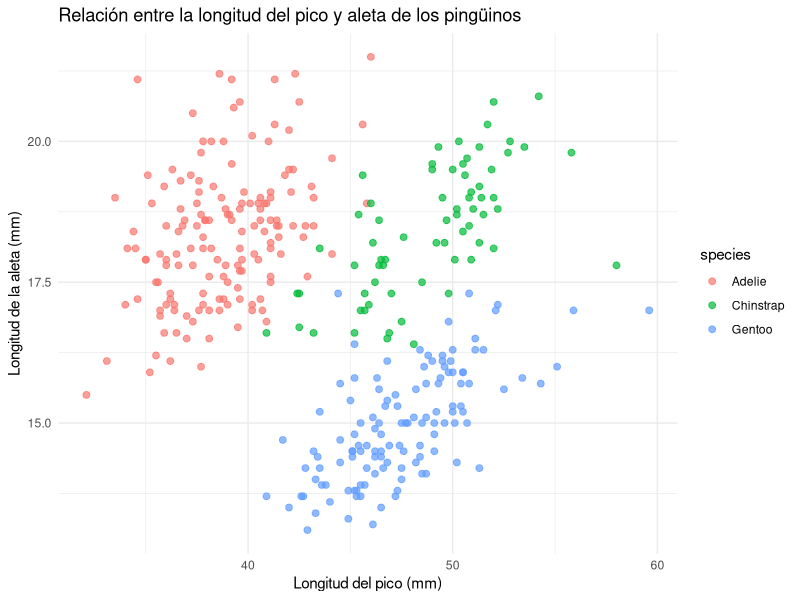
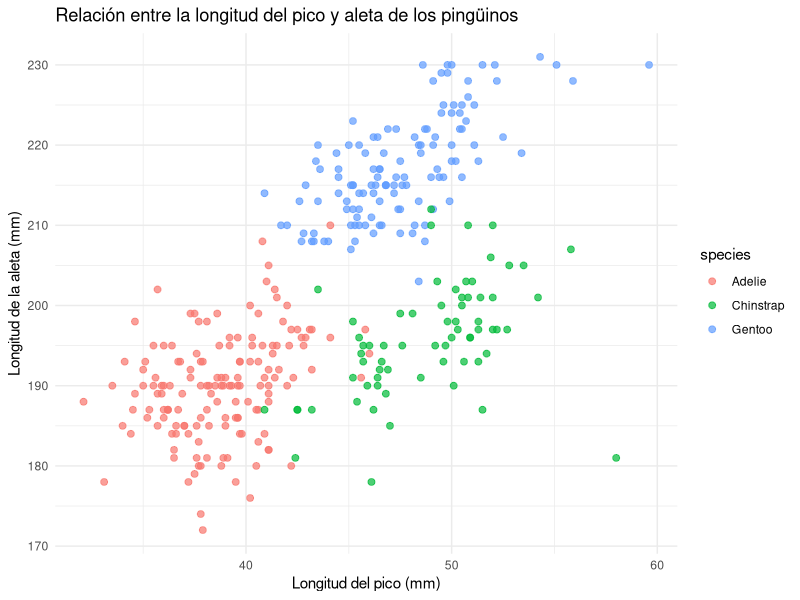
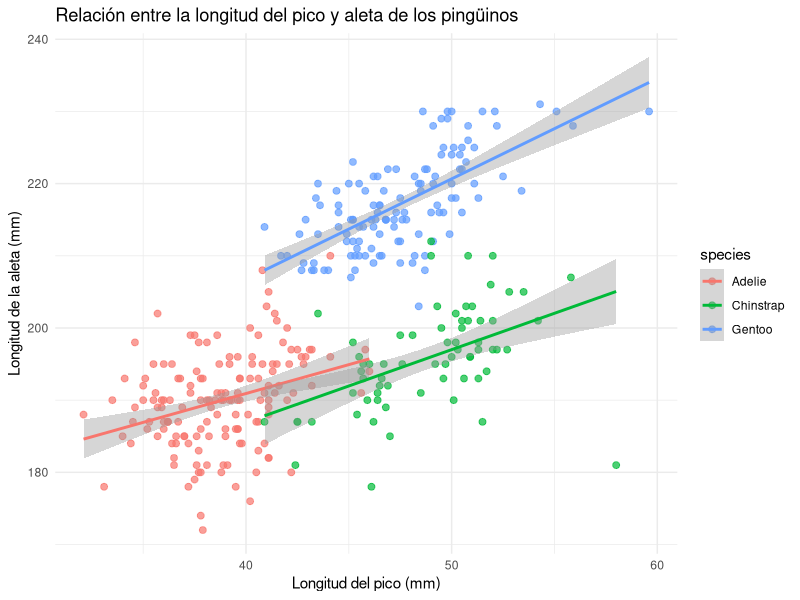
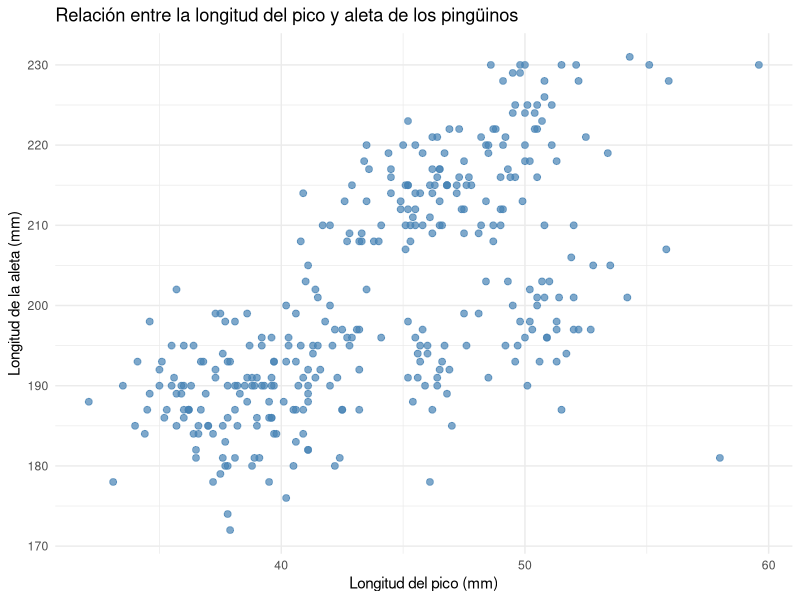
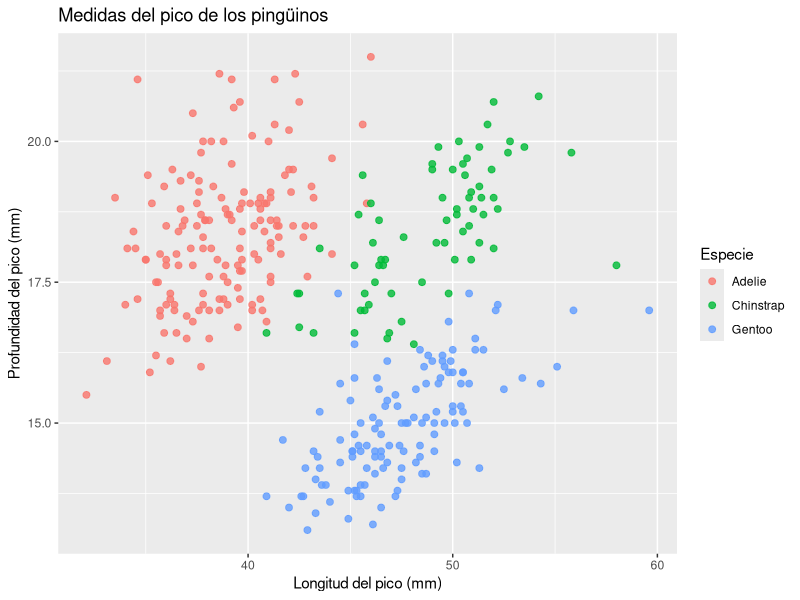
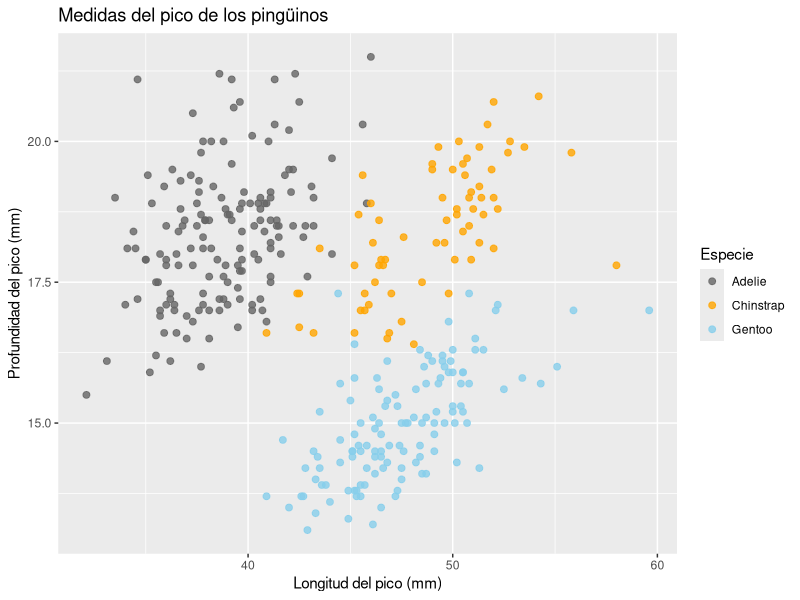
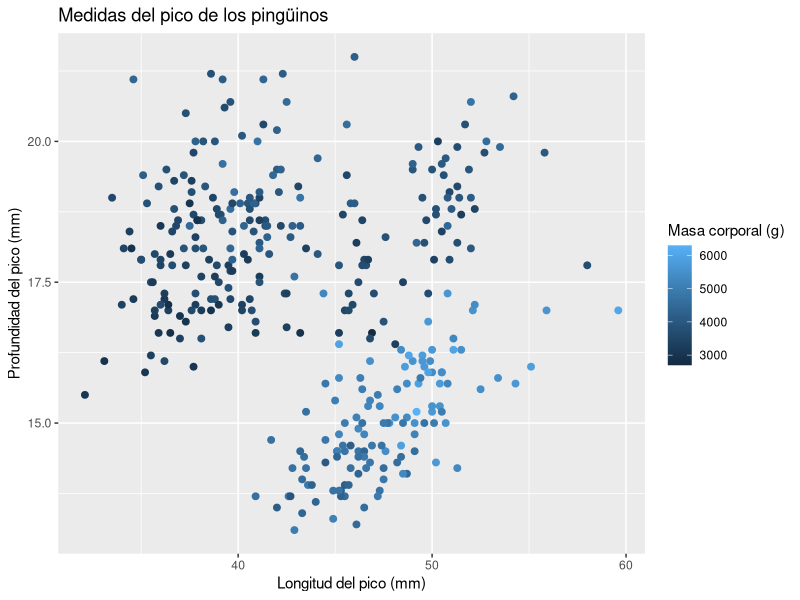
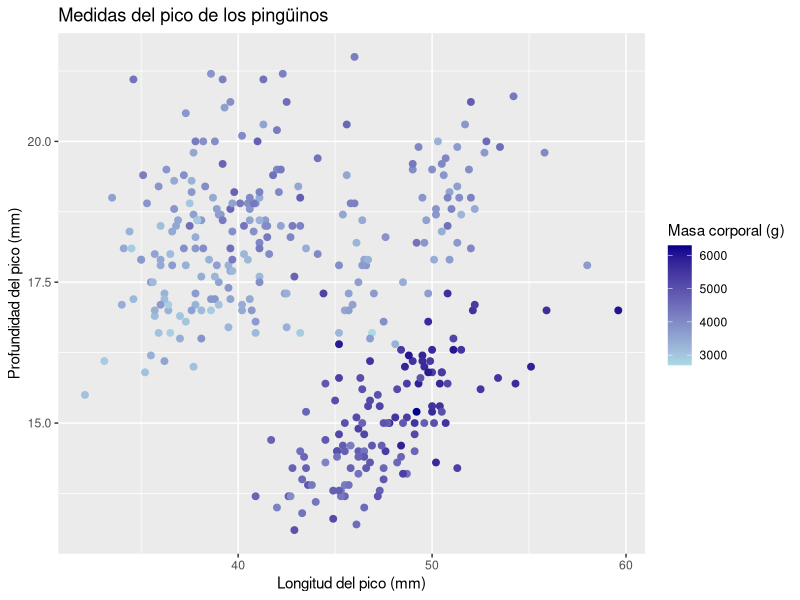

These charts were generated, in order, by the following R code:
## ---- chunk 1
library(ggplot2)

ggplot(
  penguins,
  aes(
    x = bill_len,
    y = bill_dep,
    color = species
  )
) +
  geom_point(size = 2, alpha = 0.7) +
  labs(
    title = "Relación entre la longitud del pico y aleta de los pingüinos",
    x = "Longitud del pico (mm)",
    y = "Longitud de la aleta (mm)"
  ) +
  theme_minimal()
## ---- chunk 2
library(dplyr)
## ---- chunk 3
ggplot(
  penguins,
  aes(
    x = bill_len,
    y = flipper_len,
    color = species
  )
) +
  geom_point(size = 2, alpha = 0.7) +
  labs(
    title = "Relación entre la longitud del pico y aleta de los pingüinos",
    x = "Longitud del pico (mm)",
    y = "Longitud de la aleta (mm)"
  ) +
  theme_minimal()
## ---- chunk 4
ggplot(
  penguins,
  aes(
    x = bill_len,
    y = flipper_len,
    color = species
  )
) +
  geom_point(size = 2, alpha = 0.7) +
  geom_smooth(method = "lm") +
  labs(
    title = "Relación entre la longitud del pico y aleta de los pingüinos",
    x = "Longitud del pico (mm)",
    y = "Longitud de la aleta (mm)"
  ) +
  theme_minimal()
  
## ---- chunk 5
ggplot(
  penguins,
  aes(
    x = bill_len,
    y = flipper_len
  )
) +
  geom_point(size = 2, alpha = 0.7, color = "steelblue") +
  labs(
    title = "Relación entre la longitud del pico y aleta de los pingüinos",
    x = "Longitud del pico (mm)",
    y = "Longitud de la aleta (mm)"
  ) +
  theme_minimal()
## ---- chunk 6
p_penguins <- ggplot(
  penguins,
  aes(
    x = bill_len,
    y = bill_dep,
    color = species
  )
) +
  geom_point(size = 2, alpha = 0.8) +
  labs(
    title = "Medidas del pico de los pingüinos",
    x = "Longitud del pico (mm)",
    y = "Profundidad del pico (mm)",
    color = "Especie"
  )

p_penguins
## ---- chunk 7
p_penguins +
  scale_color_manual(
    values = c(
      "Adelie" = "grey40",
      "Chinstrap" = "orange",
      "Gentoo" = "skyblue"
    )
  )
## ---- chunk 8
ggplot(
  penguins,
  aes(
    x = bill_len,
    y = bill_dep,
    color = body_mass
  )
) +
  geom_point(size = 2) +
  labs(
    title = "Medidas del pico de los pingüinos",
    x = "Longitud del pico (mm)",
    y = "Profundidad del pico (mm)",
    color = "Masa corporal (g)"
  )
## ---- chunk 9
ggplot(
  penguins,
  aes(
    x = bill_len,
    y = bill_dep,
    color = body_mass
  )
) +
  geom_point(size = 2) +
  scale_color_gradient(
    low = "lightblue",
    high = "darkblue"
  ) +
  labs(
    title = "Medidas del pico de los pingüinos",
    x = "Longitud del pico (mm)",
    y = "Profundidad del pico (mm)",
    color = "Masa corporal (g)"
  )
## ---- chunk 10
ggplot(
  penguins,
  aes(
    x = bill_len,
    y = bill_dep,
    color = log10(body_mass)
  )
) +
  geom_point(size = 2) +
  scale_color_gradient(
    low = "blue",
    high = "red"
  ) +
  labs(
    title = "Medidas del pico de los pingüinos",
    x = "Longitud del pico (mm)",
    y = "Profundidad del pico (mm)",
    color = "log10(masa corporal)"
  )
## ---- chunk 11
ggplot(
  penguins,
  aes(
    x = bill_len,
    y = bill_dep,
    color = body_mass
  )
) +
  geom_point(size = 2) +
  scale_color_gradient2(
    low = "blue",
    mid = "white",
    high = "red",
    midpoint = mean(penguins$body_mass, na.rm = TRUE)
  ) +
  labs(
    title = "Medidas del pico de los pingüinos",
    x = "Longitud del pico (mm)",
    y = "Profundidad del pico (mm)",
    color = "Masa corporal (g)"
  )
## ---- chunk 12
library(RColorBrewer)

display.brewer.all()
## ---- chunk 13
p_penguins +
  scale_color_brewer(palette = "Dark2")
## ---- chunk 14
p_penguins +
  scale_color_viridis_d()
## ---- chunk 15
ggplot(
  penguins,
  aes(
    x = bill_len,
    y = bill_dep,
    color = body_mass
  )
) +
  geom_point(size = 2) +
  scale_color_viridis_c() +
  labs(
    color = "Masa corporal (g)"
  )
## ---- chunk 16
p_penguins +
  scale_color_grey()
## ---- chunk 17
ggplot(
  penguins,
  aes(
    x = bill_len,
    y = bill_dep,
    color = body_mass
  )
) +
  geom_point(size = 2) +
  scale_color_gradient(
    low = "grey85",
    high = "black"
  ) +
  labs(
    color = "Masa corporal (g)"
  )
## ---- chunk 18
p_penguins +
  scale_color_viridis_d() +
  labs(
    title = "Medidas del pico de los pingüinos",
    subtitle = "Colores por especie usando una paleta accesible",
    x = "Longitud del pico (mm)",
    y = "Profundidad del pico (mm)",
    color = "Especie"
  ) +
  theme_minimal()
## ---- chunk 19
ggplot(
  penguins,
  aes(
    x = bill_len,
    y = bill_dep,
    shape = species
  )
) +
  geom_point()
## ---- chunk 20
ggplot(
  penguins,
  aes(
    x = bill_len,
    y = bill_dep,
    color = species,
    shape = species
  )
) +
  geom_point()
## ---- chunk 21
ggplot(
  penguins,
  aes(
    x = bill_len,
    y = bill_dep,
    size = body_mass
  )
) +
  geom_point()
## ---- chunk 22
ggplot(
  penguins,
  aes(
    x = bill_len,
    y = bill_dep
  )
) +
  geom_point(size = 3)
## ---- chunk 23
ggplot(
  penguins,
  aes(
    x = bill_len,
    y = bill_dep
  )
) +
  geom_point(alpha = 0.4)
## ---- chunk 24
ggplot(
  penguins,
  aes(
    x = bill_len,
    y = bill_dep,
    color = species,
    shape = species,
    size = body_mass
  )
) +
  geom_point(alpha = 0.7)
## ---- chunk 25
ggplot(
  penguins,
  aes(
    x = bill_len,
    y = bill_dep
  )
) +
  geom_point() +
  xlim(30, 60) +
  ylim(12, 22)
## ---- chunk 26
ggplot(
  penguins,
  aes(
    x = bill_len,
    y = bill_dep
  )
) +
  geom_point() +
  scale_x_continuous(
    limits = c(30, 60),
    breaks = seq(30,60,5)
  )
## ---- chunk 27
ggplot(
  penguins,
  aes(
    x = bill_len,
    y = bill_dep
  )
) +
  geom_point() +
  scale_x_continuous(
    breaks = seq(30,60,5)
  ) +
  scale_y_continuous(
    breaks = seq(12,22,2)
  )
